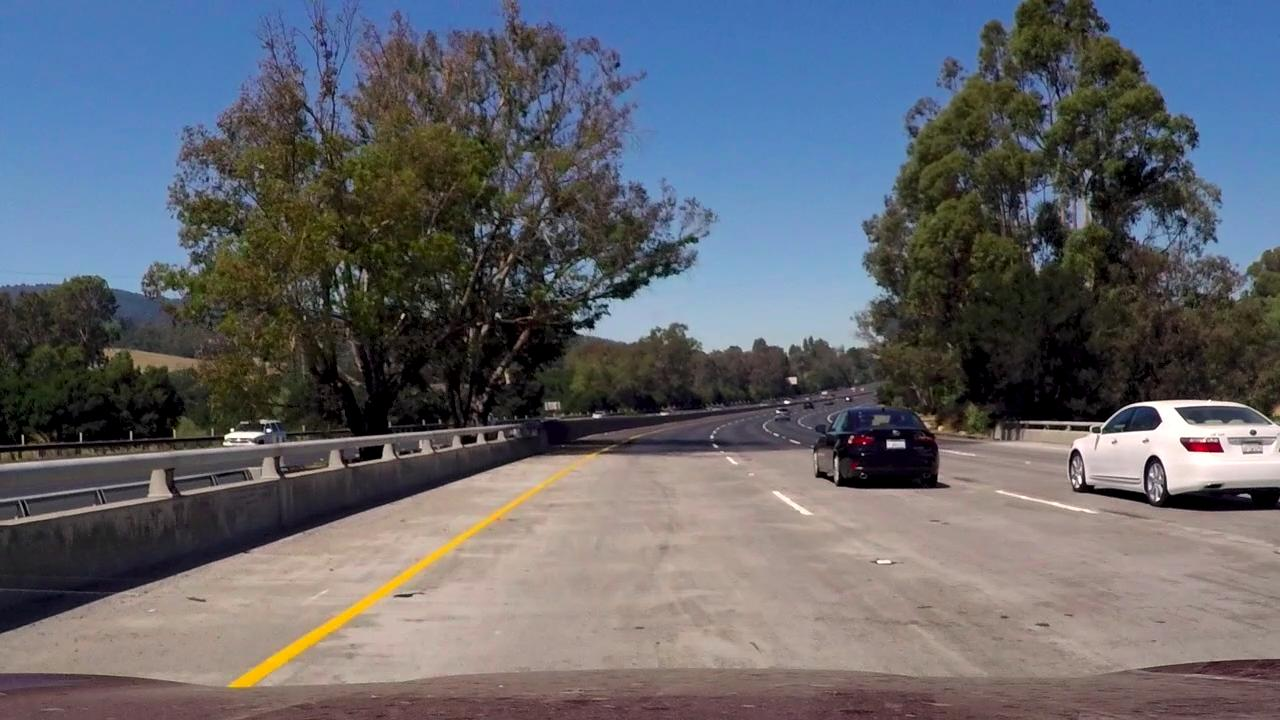
#> input picture test_images/c8.jpg, 1280 x 720 px
$ jupyter execute --allow-errors P1.ipynb   (shell and % lines are left out)
#> lines starting #> are read from the running program, lines starting #| are printed output that depends on the picture; after the words box and inside, x2 and y2 are one past the last pixel; in counts of white or black regions, pixels touching at a corner belong together
# Self-Driving Car Engineer Nanodegree

## Project: **Finding Lane Lines on the Road**
***
In this project, you will use the tools you learned about in the lesson to identify lane lines on the road.  You can develop your pipeline on a series of individual images, and later apply the result to a video stream (really just a series of images). Check out the video clip "raw-lines-example.mp4" (also contained in this repository) to see what the output should look like after using the helper functions below.

Once you have a result that looks roughly like "raw-lines-example.mp4", you'll need to get creative and try to average and/or extrapolate the line segments you've detected to map out the full extent of the lane lines.  You can see an example of the result you're going for in the video "P1_example.mp4".  Ultimately, you would like to draw just one line for the left side of the lane, and one for the right.

In addition to implementing code, there is a brief writeup to complete. The writeup should be completed in a separate file, which can be either a markdown file or a pdf document. There is a [write up template](https://github.com/udacity/CarND-LaneLines-P1/blob/master/writeup_template.md) that can be used to guide the writing process. Completing both the code in the Ipython notebook and the writeup template will cover all of the [rubric points](https://review.udacity.com/#!/rubrics/322/view) for this project.

---
Let's have a look at our first image called 'test_images/solidWhiteRight.jpg'.  Run the 2 cells below (hit Shift-Enter or the "play" button above) to display the image.

**Note: If, at any point, you encounter frozen display windows or other confounding issues, you can always start again with a clean slate by going to the "Kernel" menu above and selecting "Restart & Clear Output".**

---

**The tools you have are color selection, region of interest selection, grayscaling, Gaussian smoothing, Canny Edge Detection and Hough Tranform line detection.  You  are also free to explore and try other techniques that were not presented in the lesson.  Your goal is piece together a pipeline to detect the line segments in the image, then average/extrapolate them and draw them onto the image for display (as below).  Once you have a working pipeline, try it out on the video stream below.**

---

<figure>

 <figcaption>
 <p></p>
 <p style="text-align: center;"> Your output should look something like this (above) after detecting line segments using the helper functions below </p>
 </figcaption>
</figure>
 <p></p>
<figure>

 <figcaption>
 <p></p>
 <p style="text-align: center;"> Your goal is to connect/average/extrapolate line segments to get output like this</p>
 </figcaption>
</figure>

**Run the cell below to import some packages.  If you get an `import error` for a package you've already installed, try changing your kernel (select the Kernel menu above --> Change Kernel).  Still have problems?  Try relaunching Jupyter Notebook from the terminal prompt.  Also, consult the forums for more troubleshooting tips.**

## Import Packages

[cell 1]
#importing some useful packages
import matplotlib.pyplot as plt
import matplotlib.image as mpimg
import numpy as np
import cv2

## Read in an Image

#> (a cell that did not finish here is left out)

## Ideas for Lane Detection Pipeline

**Some OpenCV functions (beyond those introduced in the lesson) that might be useful for this project are:**

`cv2.inRange()` for color selection
`cv2.fillPoly()` for regions selection
`cv2.line()` to draw lines on an image given endpoints
`cv2.addWeighted()` to coadd / overlay two images
`cv2.cvtColor()` to grayscale or change color
`cv2.imwrite()` to output images to file
`cv2.bitwise_and()` to apply a mask to an image

**Check out the OpenCV documentation to learn about these and discover even more awesome functionality!**

## Helper Functions

Below are some helper functions to help get you started. They should look familiar from the lesson!

[cell 3]
import math
def grayscale(img):
    """Applies the Grayscale transform
    This will return an image with only one color channel
    but NOTE: to see the returned image as grayscale
    (assuming your grayscaled image is called 'gray')
    you should call plt.imshow(gray, cmap='gray')"""
    return cv2.cvtColor(img, cv2.COLOR_RGB2GRAY)
    # Or use BGR2GRAY if you read an image with cv2.imread()
    # return cv2.cvtColor(img, cv2.COLOR_BGR2GRAY)

def canny(img, low_threshold, high_threshold):
    """Applies the Canny transform"""
    return cv2.Canny(img, low_threshold, high_threshold)

def gaussian_blur(img, kernel_size):
    """Applies a Gaussian Noise kernel"""
    return cv2.GaussianBlur(img, (kernel_size, kernel_size), 0)

def region_of_interest(img, vertices):
    """
    Applies an image mask.

    Only keeps the region of the image defined by the polygon
    formed from `vertices`. The rest of the image is set to black.
    """
    #defining a blank mask to start with
    mask = np.zeros_like(img)

    #defining a 3 channel or 1 channel color to fill the mask with depending on the input image
    if len(img.shape) > 2:
        channel_count = img.shape[2]  # i.e. 3 or 4 depending on your image
        ignore_mask_color = (255,) * channel_count
    else:
        ignore_mask_color = 255

    #filling pixels inside the polygon defined by "vertices" with the fill color
    cv2.fillPoly(mask, vertices, ignore_mask_color)

    #returning the image only where mask pixels are nonzero
    masked_image = cv2.bitwise_and(img, mask)
    return masked_image

# [20 lines left out: function draw_lines, not called in this run]

def hough_lines(img, rho, theta, threshold, min_line_len, max_line_gap, is_debug = False):
    """
    `img` should be the output of a Canny transform.

    Returns an image with hough lines drawn.
    """
    lines = cv2.HoughLinesP(img, rho, theta, threshold, np.array([]), minLineLength=min_line_len, maxLineGap=max_line_gap)
    line_img = np.zeros((img.shape[0], img.shape[1], 3), dtype=np.uint8)
    draw_lines2(line_img, lines, is_debug = is_debug)
    return line_img

# Python 3 has support for cool math symbols.

# [13 lines left out: function weighted_img, not called in this run]

## Test Images

Build your pipeline to work on the images in the directory "test_images"
**You should make sure your pipeline works well on these images before you try the videos.**

[cell 4]
import os
os.listdir("test_images/")

## Build a Lane Finding Pipeline

Build the pipeline and run your solution on all test_images. Make copies into the `test_images_output` directory, and you can use the images in your writeup report.

Try tuning the various parameters, especially the low and high Canny thresholds as well as the Hough lines parameters.

[cell 5]
def conv_colors(image, is_debug = False):
    color_select= np.copy(image)
    # convert yellow to white as the yellow color lines will disappear after grayscale
    yellow_threshold_low = [200, 50, 0]
    yellow_threshold_high = [255, 255, 100]
    yellow_mask = cv2.inRange(color_select, np.array(yellow_threshold_low), np.array(yellow_threshold_high))
    color_select[np.where(yellow_mask != [0])] = [255]
    if is_debug:
        plt.figure(22)
        plt.imshow(color_select)
    return color_select

[cell 6]
# draw left car lane and right car lane
from sklearn.linear_model import LinearRegression
def draw_lines2(img, lines, color=[255, 0, 0], thickness=10, is_debug = False):

    left_X = []
    left_Y = []
    right_X = []
    right_Y = []

    for line in lines:
        for x1,y1,x2,y2 in line:
            # print (x1, y1, x2, y2) # => 500, 321, 799, 516, that means y is inverse to normal axis
            slop = (-y2 - (-y1)) / (x2 - x1) # the value of Y axis is inverse to normal axis,
                                            # recover it by multiply -1 to compute right slop.
            #print (slop)

            if slop > 0.5 and slop < 1: # left line. Note: slop is multiply -1 to convert it to normal axis
                left_X.append(x1)
                left_X.append(x2)
                left_Y.append(y1)
                left_Y.append(y2)
                ### for debug
                if is_debug:
                    cv2.line(img,(x1, y1),(x2,y2),[255,255,255],thickness)
            elif slop <-0.5 and slop > -1: # right line
                right_X.append(x1)
                right_X.append(x2)
                right_Y.append(y1)
                right_Y.append(y2)
                ### for debug
                if is_debug:
                    cv2.line(img,(x1, y1),(x2,y2),[255,255,255],thickness)
            # skip slop == 0
            if is_debug:
                plt.figure(9)
                plt.imshow(img)

    #print (img.shape) # (540, 960, 3) => (Y, X, RGB_num), that means shpe[0] is y axis
    Line_Top_Y = int(img.shape[0] * 0.6)
    Line_Bottom_Y = img.shape[0]

    # use linear regression method to get top/bottom point of car lane
    if len(left_Y) > 0:
        left_line_model = LinearRegression() # linear model
        left_line_model.fit(np.array(left_Y).reshape(-1, 1), left_X)
        left_top = (left_line_model.predict(Line_Top_Y), Line_Top_Y)
        left_down = (left_line_model.predict(Line_Bottom_Y), Line_Bottom_Y)
        cv2.line(img, left_top, left_down, color, thickness)

    if len(right_Y) > 0:
        right_line_model = LinearRegression()
        right_line_model.fit(np.array(right_Y).reshape(-1, 1), right_X)
        right_top = (right_line_model.predict(Line_Top_Y), Line_Top_Y)
        right_down = (right_line_model.predict(Line_Bottom_Y), Line_Bottom_Y)
        cv2.line(img, right_top, right_down, color, thickness)

[cell 7]
# TODO: Build your pipeline that will draw lane lines on the test_images
# then save them to the test_images directory.

def draw_lane_lines(image, is_debug = False):
    # convert yellow to white as the yellow color lines will disappear after grayscale
    color_conved_image = conv_colors(image, is_debug = is_debug)
    gray = grayscale(color_conved_image)
    kernel_size = 5
    blur_gray = gaussian_blur(gray, kernel_size)
    low_threshold = 50
    high_threshold = 200
    edges = canny(blur_gray, low_threshold, high_threshold)
    imshape = image.shape
    x_offset=50 # top width is 50 * 2
    y_offset=76
    p1 = (0+x_offset ,imshape[0] - y_offset)
    p2 = (int(imshape[1]/2-x_offset), int(imshape[0]/2+y_offset))
    p3 = (int(imshape[1]/2+x_offset), int(imshape[0]/2+y_offset))
    p4 = (imshape[1]-x_offset,imshape[0] - y_offset)
    vertices = np.array([[p1,p2, p3, p4]], dtype=np.int32)
    masked_edges= region_of_interest(edges, vertices)
    rho = 2 # distance resolution in pixels of the Hough grid
    theta = (np.pi)/180 # angular resolution in radians of the Hough grid
    threshold = 20      # minimum number of votes (intersections in Hough grid cell)
    min_line_len = 3    # minimum number of pixels making up a line
    max_line_gap = 40   # maximum gap in pixels between connectable line segments
    line_image = hough_lines(masked_edges, rho, theta, threshold, min_line_len, max_line_gap, is_debug = is_debug)
    line_edges = weighted_img(line_image, image, α=0.8, β=1., λ=0.)


    #### for debug
    if is_debug:
        plt.figure(1)
        plt.imshow(image)
        plt.figure(2)
        plt.imshow(gray, cmap='gray')
        plt.figure(3)
        plt.imshow(blur_gray, cmap='gray')
        plt.figure(4)
        plt.imshow(edges)
        cv2.line(image, p1,p2, [255,255,255], 10)
        cv2.line(image, p2,p3, [255,255,255], 10)
        cv2.line(image, p3,p4, [255,255,255], 10)
        plt.figure(5)
        plt.imshow(masked_edges)
        plt.figure(6)
        plt.imshow(line_image)
        lines = cv2.HoughLinesP(masked_edges, rho, theta, threshold, np.array([]), minLineLength=min_line_len, maxLineGap=max_line_gap)
        line_img = np.zeros((image.shape[0], image.shape[1], 3), dtype=np.uint8)
        draw_lines(line_img, lines)
        plt.figure(7)
        plt.imshow(line_img)
        plt.figure(8)
        plt.imshow(line_edges)
    ### end for debug
    return line_edges

[cell 8]
img = mpimg.imread("test_images/c8.jpg")
#> img is the input picture: shape (720, 1280, 3); mean R, G, B 98.6, 100.5, 107.2
#> (the rest of this cell did not finish here and is left out)

#> in conv_colors, `yellow_mask = cv2.inRange(color_select, np.array(yellow_threshold_low)..`:
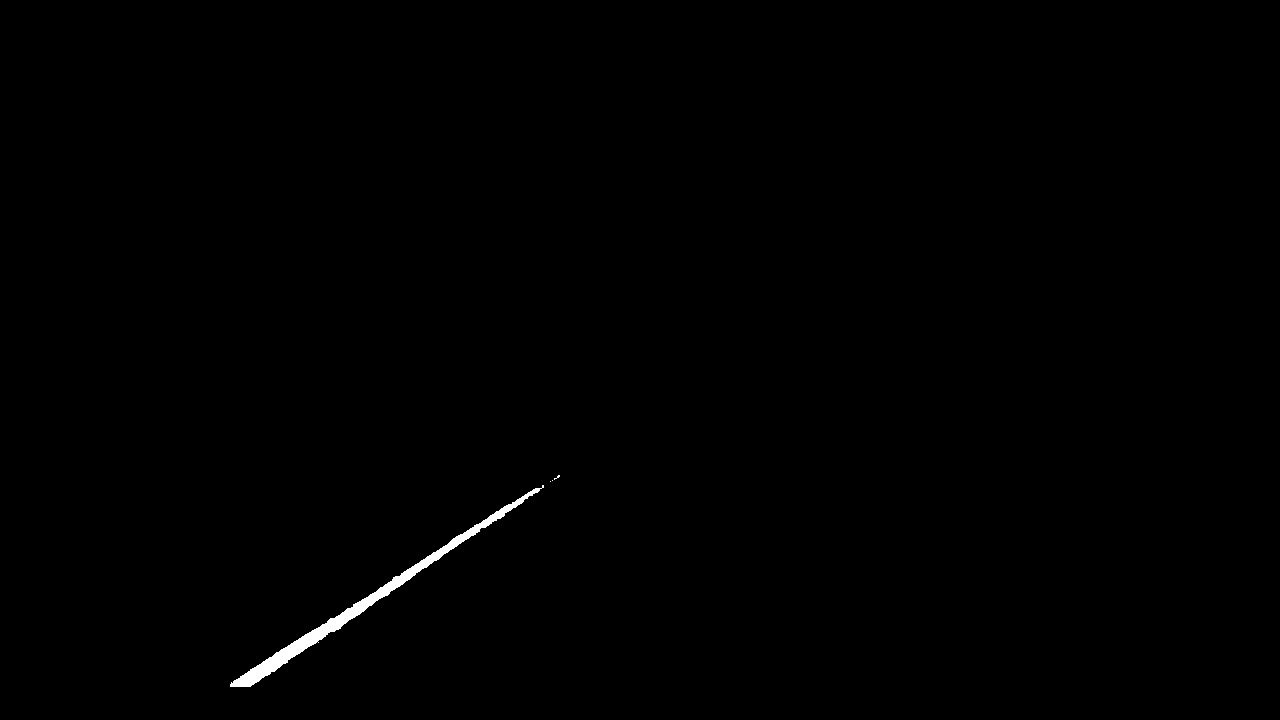
#> yellow_mask: shape (720, 1280); 0.39% white; 4 white regions (3 under 20 px), largest, box (x1, y1, x2, y2) and area: (230, 485, 544, 687) 3544
#> in hough_lines, `lines = cv2.HoughLinesP(img, rho, theta, threshold, np.array([]), minL..`: lines = 43 rows, first 6: [335, 631, 482, 528], [290, 644, 506, 504], [602, 451, 734, 460], [335, 617, 534, 488], [668, 452, 730, 451], [486, 527, 608, 439]
#> the loop in draw_lines2, `for line in lines:` made 43 passes
#> after the loop in draw_lines2, `for line in lines:`:
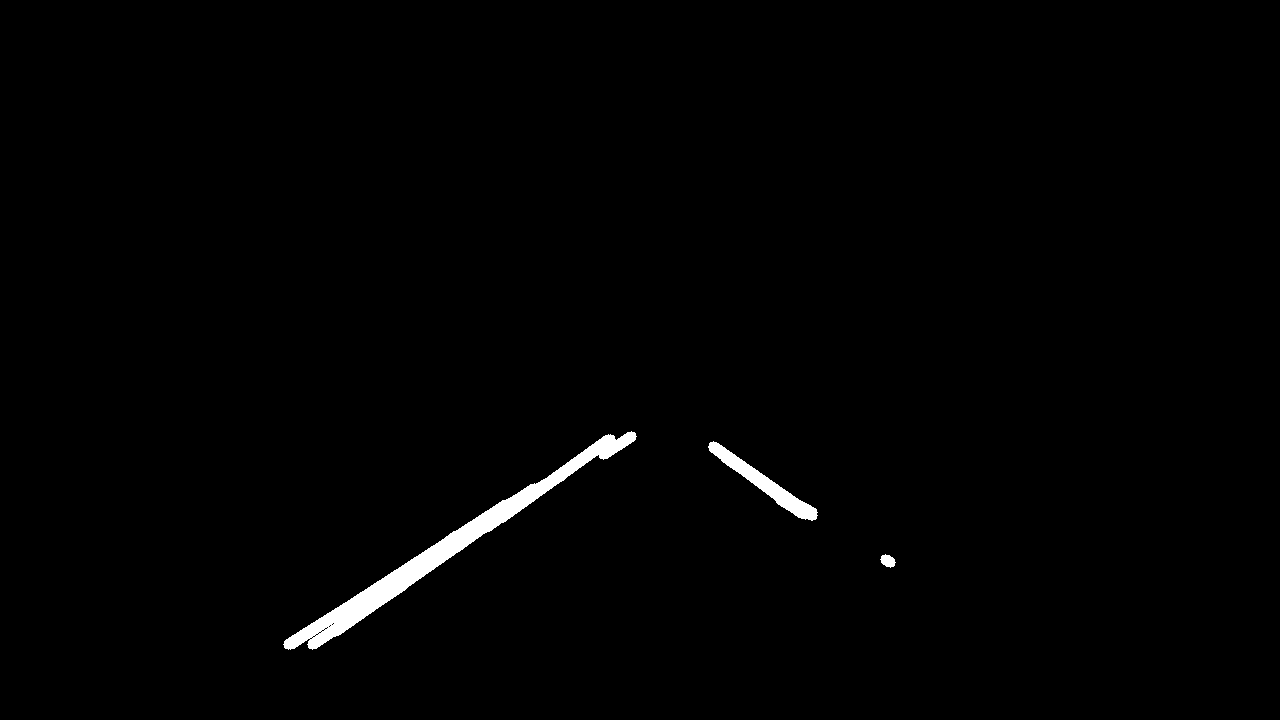
#> img: shape (720, 1280, 3); 1% white; 3 white regions, box (x1, y1, x2, y2) and area: (283, 431, 637, 650) 7502, (708, 441, 818, 521) 1771, (880, 554, 896, 568) 146
#> after the loop in draw_lines2, `for line in lines:`: left_X = [335, 482, 290, 506, 335, 534, 486, 608, 500, 610, 499, 511, 288, 419, 312, 402, 603, 631, 435, 456, 516, 560, 456, 481]; left_Y = [631, 528, 644, 504, 617, 488, 527, 439, 518, 439, 510, 502, 644, 562, 644, 585, 454, 436, 551, 535, 499, 476, 547, 528]; right_X = [780, 805, 713, 812, 713, 801, 885, 890, 725, 811, 773, 812]; right_Y = [499, 514, 446, 515, 447, 513, 559, 562, 457, 515, 491, 512]
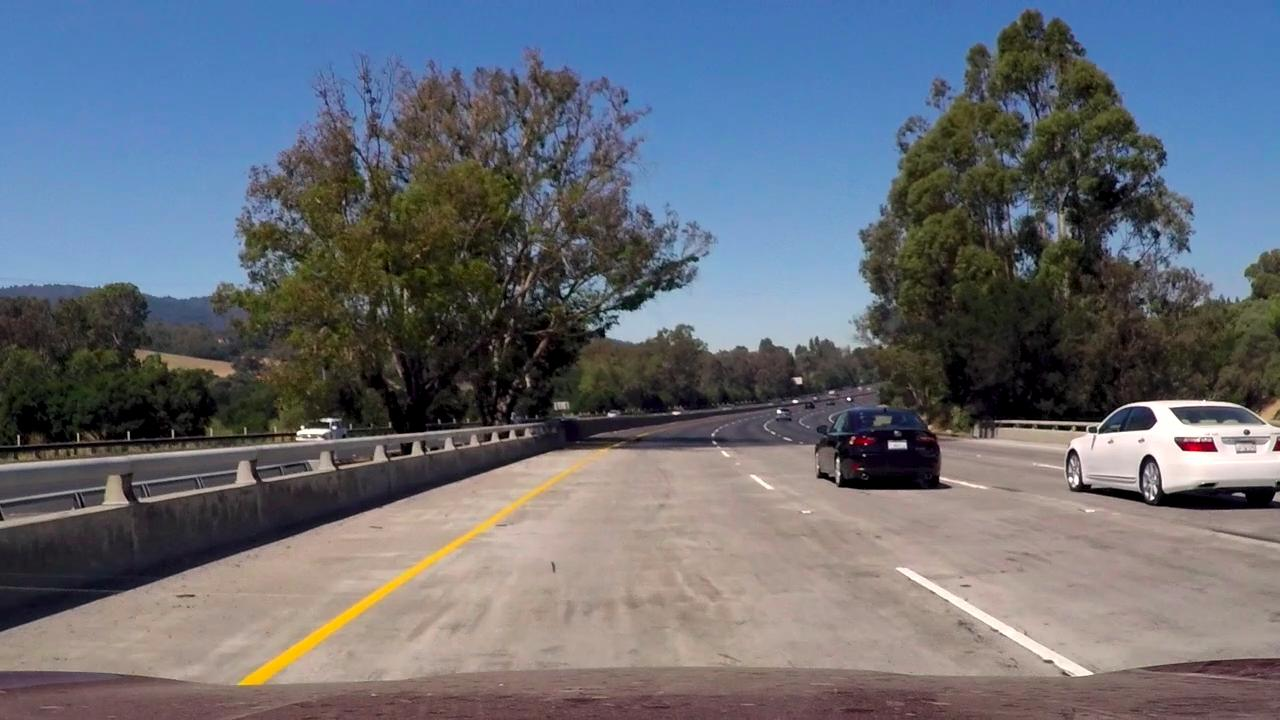
#> input picture test_images/c4.jpg, 1280 x 720 px
#> further down, img is the input picture: shape (720, 1280, 3); mean R, G, B 103.2, 107.6, 116.6
plt.imshow(line_edges)

[cell 9]
img_dir = "test_images/"
files = os.listdir(img_dir)
figure_num = 1
#> (the rest of this cell did not finish here and is left out)

#> in region_of_interest (call 2), `masked_image = cv2.bitwise_and(img, mask)`:
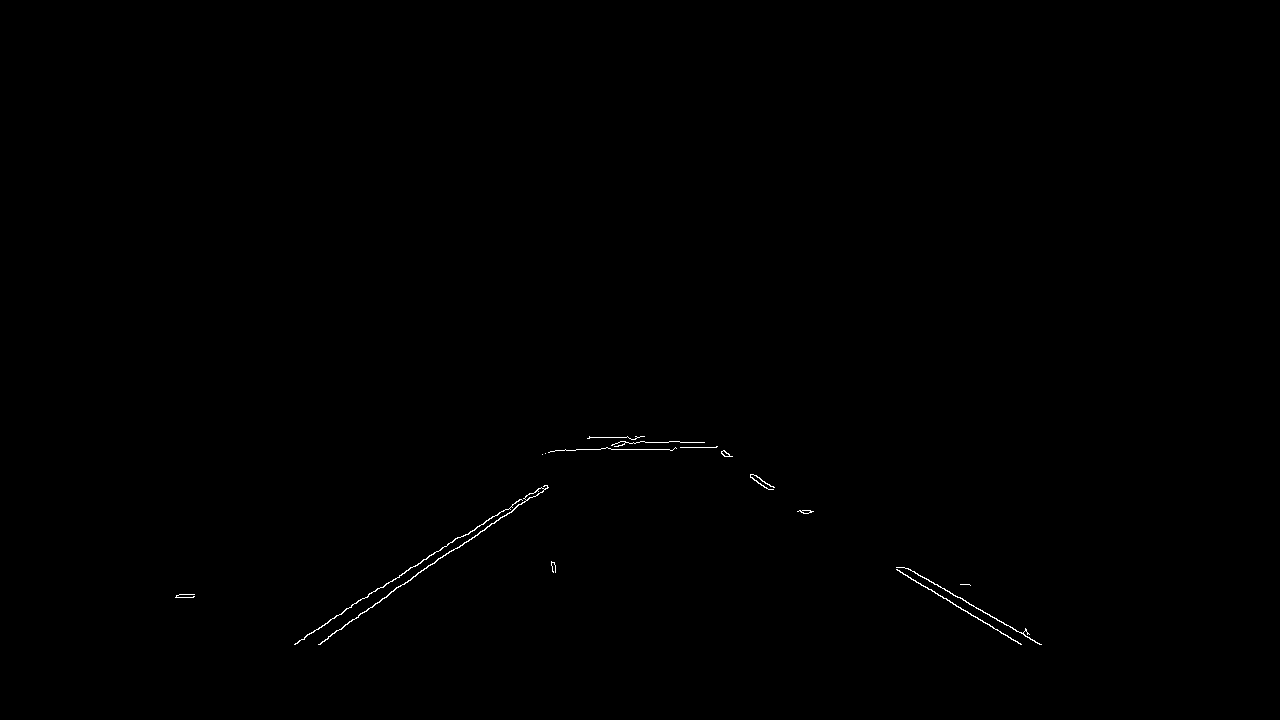
#> masked_image: shape (720, 1280); 0.19% white in thin lines or dots, all inside (x1, y1, x2, y2) = (175, 436, 1042, 645)
#> in hough_lines (call 2), `lines = cv2.HoughLinesP(img, rho, theta, threshold, np.array([]), minL..`: lines = 32 rows, first 6: [417, 573, 547, 488], [467, 534, 546, 485], [295, 643, 458, 537], [896, 569, 1021, 644], [907, 568, 1039, 644], [319, 644, 438, 558]
#> the loop in draw_lines2 (call 2), `for line in lines:` made 32 passes
    print (path)
    plt.figure(figure_num)
    plt.imshow(line_edges)
    figure_num += 1
